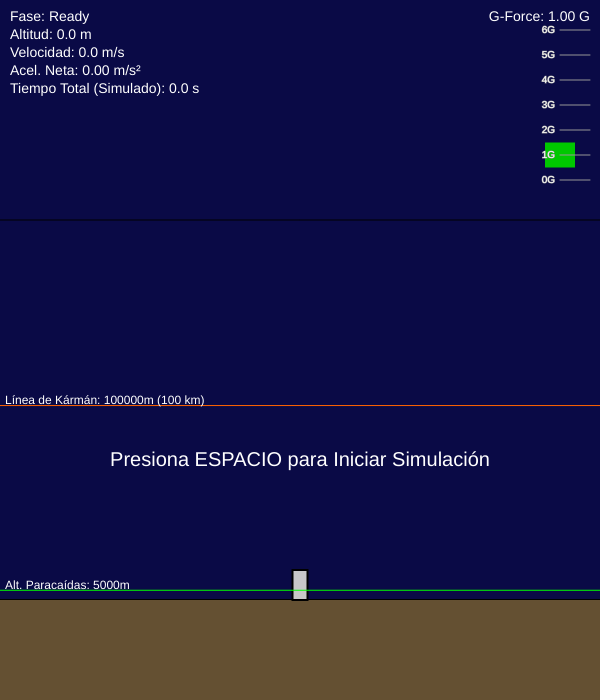
Frame 1 (no input)
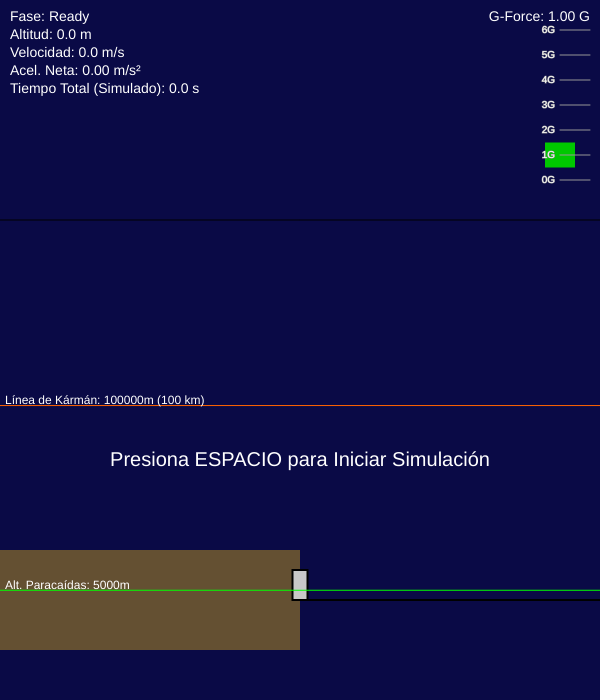
Frame 60 (no input)
Frame 120 (the mouse pressed at the canvas centre since frame 60): identical to frame 60, image omitted

The p5.js sketch that drew these frames (run headless with seeded random() and noise() and a simulated clock; from frame 60 on, the mouse is pressed at the canvas centre):

// p5.js sketch
// ── sketch.js
// --- Variables Físicas y Constantes ---

// Declarar variables que serán inicializadas en setup()
let y;           // Altitud (metros)
let v;           // Velocidad vertical (m/s, positivo hacia arriba)
let a;           // Aceleración vertical (m/s^2)
let mass;        // Masa de la nave (kg)
let g;           // Aceleración debido a la gravedad (m/s^2)
let thrust;      // Empuje del motor (N) - Solo en fase Launch

let dragCoefficientRocket; // Coeficiente de resistencia para el cohete (Launch/CoastUp)
let dragCoefficientReentry; // Coeficiente de resistencia para la cápsula (Reentry/ZeroG)
let dragCoefficientParachute; // Coeficiente de resistencia para paracaídas (Parachute/Landed)

let liftCoefficientReentry; // Coeficiente de sustentación (conceptual en 2D)

let referenceAreaRocket; // Área de referencia para resistencia (m^2) - Cohete
let referenceAreaCapsule; // Área de referencia para resistencia (m^2) - Cápsula
let parachuteAreaMultiplier; // Multiplicador para el área efectiva con paracaídas

// Modelo de Densidad del Aire (Simple exponencial)
let rho0;        // Densidad del aire a nivel del mar (kg/m^3)
let scaleHeight; // Altura de escala atmosférica (metros)
let airDensity;  // Densidad del aire calculada en función de la altitud

// Variables conceptuales/visuales para descenso (no simuladas físicamente en 2D vertical)
let angleOfAttackReentryConcept = "N/A"; // Ángulo de ataque (conceptual)
let surfaceTemperatureConcept = "N/A"; // Representación conceptual de temperatura
let instantaneousTerminalVelocity = 0; // Velocidad terminal instantánea conceptual

// --- Variables de Simulación y Estado ---
let phase;       // Fase actual del vuelo ("Ready", "Launch", "CoastUp", "ZeroG", "Reentry", "Parachute", "Landed")
let timeInPhase; // Tiempo transcurrido en la fase actual (segundos simulados)
let totalTime;   // Tiempo total transcurrido (segundos simulados)
let maxAltitudeReached; // Altitud máxima alcanzada (metros)
let gForce;      // Fuerza G actual

// --- Variables de Visualización ---
let yPixelScale; // Factor para convertir metros a píxeles

// Altura del panel superior para datos
const DATA_PANEL_HEIGHT = 220; // Altura fija en píxeles

const MIN_DISPLAY_ALTITUDE_BUFFER = 100; // Altitud mínima extra visible debajo de 0m (para ver el suelo)
const MAX_DISPLAY_ALTITUDE_BUFFER_RATIO = 1.2; // Factor para mostrar un poco más que la altitud máxima
let maxDisplayAltitudeCurrent; // Altitud máxima actualmente mostrada en el canvas

let gForceBarHeight = 150; // Altura del indicador de G-force en píxeles
let gForceScale = 6; // Escala para la barra de G-force (maxG para la visualización). New Shepard picos tipicos ~3-5G.

let naveWidthPixels = 15; // Ancho visual de la nave
let naveHeightPixels = 30; // Altura visual de la nave

// Colores (Declarar, inicializar en setup)
let backgroundColor; // Un solo color de fondo (oscuro)
let groundColor; // Color del suelo
let parachuteLineColor; // Color de la línea de paracaídas

// Colores para el texto (SIEMPRE visibles y fijos - CLAROS)
let textColorPrimary; // Color para texto principal (Blanco)
let textColorSecondary; // Color para texto secundario/alternativo (Gris claro)

let warningColor; // Naranja para Kármán línea


// --- Factor de Velocidad de Simulación ---
// Queremos simular 12 minutos (720 segundos) en 1 minuto (60 segundos)
// Factor = Tiempo Simulado / Tiempo Real = 720 / 60 = 12
// Si aún dura un poco más, aumentamos ligeramente el factor.
const SIMULATION_SPEED_FACTOR = 13; // Ajustado de 12 a 13


// --- CONSTANTES DE VUELO (Hardcoded, se usan para inicializar variables en setup) ---
// Estas son las duraciones y altitudes *simuladas* típicas de New Shepard.
// La compresión del tiempo se logra con SIMULATION_SPEED_FACTOR.
const LAUNCH_THRUST_CONST = 500000; // N (500 kN)
const SHIP_MASS_CONST = 10000;      // kg (10 Toneladas)
const GRAVITY_CONST = 9.81;         // m/s^2

// --- Aerodynamic Constants ---
// Usamos un Cd que, combinado con el modelo de densidad, debería aproximarse a la realidad para el ascenso.
const ROCKET_CD_CONST = 0.28;
const REENTRY_CD_CONST = 1.5;
const PARACHUTE_CD_CONST = 2.2;
const REENTRY_CL_CONST = 0.1;
const REF_AREA_ROCKET_CONST = 10;
const REF_AREA_CAPSULE_CONST = 15;
const PARACHUTE_AREA_MULTIPLIER_CONST = 20;

// --- Atmospheric Model ---
const ATMOSPHERE_RHO0_CONST = 1.225;
// Aumentamos ligeramente la altura de escala para que la densidad caiga menos rápido
const ATMOSPHERE_SCALE_HEIGHT_CONST = 9500; // Antes 8500

// Mantenemos la lógica de densidad mínima pero ajustamos el nivel conceptual
const ATMOSPHERE_MIN_DENSITY_ALTITUDE_CONST = 150000; // Nivel conceptual para densidad mínima muy baja
const ATMOSPHERE_MIN_DENSITY_MULTIPLIER = 0.0001; // Multiplicador para la densidad mínima


// --- Flight Sequence Parameters (Duraciones Simuladas) ---
const LAUNCH_DURATION_CONST = 70; // ~70 segundos de motor simulados
const ZERO_G_DURATION_CONST = 120; // ~120 segundos (2 minutos) de ingravidez simulados

const PARACHUTE_DEPLOY_ALTITUDE_CONST = 5000; // ~5000 metros simulados

// --- Altitud Límite Explícita (Línea de Kármán) ---
const KARMAN_LINE_ALT_LIMIT = 100000; // 100 km


// --- Configuración Inicial ---
function setup() {
  createCanvas(600, 700); // Mantener el tamaño total del canvas
  frameRate(60); // Intentar 60 FPS para simulación más fluida

  // --- Inicializar variables físicas y constantes DENTRO de setup ---
  g = GRAVITY_CONST;
  mass = SHIP_MASS_CONST;
  thrust = LAUNCH_THRUST_CONST;

  dragCoefficientRocket = ROCKET_CD_CONST;
  dragCoefficientReentry = REENTRY_CD_CONST;
  dragCoefficientParachute = PARACHUTE_CD_CONST;
  liftCoefficientReentry = REENTRY_CL_CONST;

  referenceAreaRocket = REF_AREA_ROCKET_CONST;
  referenceAreaCapsule = REF_AREA_CAPSULE_CONST;
  parachuteAreaMultiplier = PARACHUTE_AREA_MULTIPLIER_CONST;

  rho0 = ATMOSPHERE_RHO0_CONST;
  scaleHeight = ATMOSPHERE_SCALE_HEIGHT_CONST;

  // --- Inicializar variables de color DENTRO de setup ---
  backgroundColor = color(10, 10, 70); // Un solo color de fondo oscuro (Espacio)
  groundColor = color(100, 80, 50); // Color del suelo
  parachuteLineColor = color(0, 255, 0); // Color de la línea de paracaídas

  // Colores para el texto (SIEMPRE visibles y fijos - CLAROS)
  textColorPrimary = color(255); // Blanco
  textColorSecondary = color(200); // Gris claro

  warningColor = color(255, 100, 0); // Naranja para Kármán línea


  // Inicializar variables de estado
  resetSimulation();

  // No se crean elementos DOM para controles.
}

// --- Bucle Principal de Dibujo y Simulación ---
function draw() {
  // Calculate real delta time in seconds
  let dt_real = deltaTime / 1000.0;
  // Calculate simulated delta time based on speed factor
  let dt_sim = dt_real * SIMULATION_SPEED_FACTOR;


  // --- Lógica de Simulación (Actualizar variables físicas) ---
  if (phase !== "Ready" && phase !== "Landed") {
      totalTime += dt_sim; // Use simulated time
      timeInPhase += dt_sim; // Use simulated time

      // Calcular densidad del aire en función de la altitud (modelo simple exponencial)
      let baseAirDensity = rho0 * exp(-y / scaleHeight);

      // Asegurarse de que haya una densidad mínima muy baja a altitudes muy altas,
      // pero no ponerla a cero abruptamente por debajo del nivel de 100km.
      // Usamos una altitud conceptual para la densidad mínima.
      let minAirDensityAtHighAlt = rho0 * exp(-ATMOSPHERE_MIN_DENSITY_ALTITUDE_CONST / scaleHeight) * ATMOSPHERE_MIN_DENSITY_MULTIPLIER;
      airDensity = max(baseAirDensity, minAirDensityAtHighAlt);
      // Evitar valores subnormales que causen problemas de punto flotante
      airDensity = max(airDensity, 1e-15); // Un valor muy pequeño pero no cero


      // Determinar Cd y Área de referencia según la fase (y si es cohete o cápsula)
      let currentCd;
      let currentArea;
      let currentCl = 0; // Cl es 0 por defecto, solo > 0 en Reentry conceptual

      switch (phase) {
          case "Launch":
          case "CoastUp":
              currentCd = dragCoefficientRocket;
              currentArea = referenceAreaRocket;
              break;
          case "ZeroG": // La separación de la cápsula ocurre antes o al principio de ZeroG
          case "Reentry":
              currentCd = dragCoefficientReentry;
              currentArea = referenceAreaCapsule;
              currentCl = liftCoefficientReentry; // Cl conceptual en Reentry
              break;
          case "Parachute":
              currentCd = dragCoefficientParachute; // Cd con paracaídas
              currentArea = referenceAreaCapsule * parachuteAreaMultiplier; // Área efectiva muy grande
              currentCl = 0; // No hay sustentación significativa con paracaídas
              break;
          default: // Should not happen, but fallback
              currentCd = dragCoefficientRocket;
              currentArea = referenceAreaRocket;
              currentCl = 0;
              break;
      }

      // Calcular fuerza de arrastre (siempre opuesta a la velocidad)
      // Formula: 0.5 * rho * v^2 * Cd * A
      // Usamos abs(v) para la magnitud y -sign(v) para la dirección en 2D vertical
      let dragMagnitude = 0.5 * airDensity * abs(v) * abs(v) * currentCd * currentArea;
      let dragForce = -sign(v) * dragMagnitude; // dragForce tiene signo opuesto a v

      // Calcular fuerza de sustentación conceptual (magnitud, no afecta física en 2D vertical)
      let liftMagnitude = 0.5 * airDensity * abs(v) * abs(v) * currentCl * currentArea;


      // Aplicar fuerzas según la fase
      let netForce = 0;
      switch (phase) {
        case "Launch":
          netForce = thrust + dragForce - mass * g; // Empuje (positivo) + Arrastre (negativo si v>0) - Gravedad (negativo)
          break;
        case "CoastUp":
        case "ZeroG": // En ZeroG y gran altitud, arrastre es muy bajo. Gravedad es la fuerza principal.
        case "Reentry": // Gravedad (negativo) + Arrastre (positivo si v<0)
        case "Parachute": // Gravedad (negative) + Arrastre Fuerte (positivo si v<0)
          netForce = dragForce - mass * g; // Arrastre (oposto a v) - Gravedad (siempre hacia abajo)
          break;
          // "Ready" y "Landed" tienen netForce = 0.
      }

      // Calcular aceleración neta
      a = netForce / mass;

      // --- Integración (Método de Euler simple) ---
      v += a * dt_sim; // Use simulated time
      y += v * dt_sim; // Use simulated time

      // --- RESTRICCIÓN MEJORADA: Limitar la altitud máxima a la Línea de Kármán ---
      // Aplicar la restricción si la altitud *intenta superar* el límite O *ya lo superó ligeramente* Y la nave no está activamente siendo propulsada hacia arriba.
      // Si la velocidad vertical se vuelve <= 0 (alcanzando apogeo) mientras está cerca o por encima del límite,
      // la forzamos a exactamente 100km y v=0.
      if (y >= KARMAN_LINE_ALT_LIMIT && phase !== "Launch") {
           // Caso 1: Alcanzó o superó el límite, y ya no sube activamente (v <= 0)
           if (v <= 0) {
               y = KARMAN_LINE_ALT_LIMIT; // Forzar altitud a 100 km
               v = 0; // Forzar velocidad vertical a cero
               // Forzar transición a ZeroG si aún no está allí
               if (phase === "CoastUp") {
                   phase = "ZeroG";
                   timeInPhase = 0; // Reiniciar tiempo en fase ZeroG
               }
           }
           // Caso 2: Superó el límite, pero todavía sube (v > 0).
           // La física normal (ralentización por gravedad/arrastre) sigue actuando.
           // La restricción de arriba se activará cuando v <= 0.

      } else if (y < KARMAN_LINE_ALT_LIMIT && phase === "CoastUp" && v <= 0 && y > 0) {
           // Caso 3: Alcanzó apogeo por debajo o exactamente en 100km
           // Transición normal de CoastUp a ZeroG.
           phase = "ZeroG";
           timeInPhase = 0;
           v = 0;
      }


      // Asegurar que la altitud no sea negativa (solo si no estamos ya aterrizados)
      if (y < 0 && phase !== "Landed") {
           y = 0;
           v = 0;
           a = 0;
           phase = "Landed";
           timeInPhase = 0;
           gForce = 1; // 1G en el suelo
      }


      // Actualizar altitud máxima
      // Asegurarse de que el máximo alcanzado no sea más de 100km si la restricción se aplicó
      if (y > maxAltitudeReached) {
          maxAltitudeReached = y;
      }
      // Si el máximo registrado superó Kármán antes de la restricción, ajustarlo.
      // Esto asegura que el dato mostrado al final sea 100km o menos.
      if (maxAltitudeReached > KARMAN_LINE_ALT_LIMIT && (v < 0 || phase === "Reentry" || phase === "Parachute" || phase === "Landed")) {
           maxAltitudeReached = KARMAN_LINE_ALT_LIMIT;
      }


      // --- Transiciones de Fase ---
      switch (phase) {
          case "Launch":
              if (timeInPhase >= LAUNCH_DURATION_CONST) { // Use simulated time in comparison
                  phase = "CoastUp";
                  timeInPhase = 0;
                  thrust = 0; // Apagar motor
              }
              // Protección: Si empieza a caer en launch (error param), transiciona
              // Check against simulated time
              if (v < 0 && timeInPhase > 5) { // Use simulated time
                   phase = "CoastUp";
                   timeInPhase = 0;
                   thrust = 0; // Apagar motor
              }
              break;
          case "CoastUp":
              // La transición a ZeroG ahora se maneja principalmente por la restricción de altitud/velocidad (Casos 1 y 3 arriba).
              break;
          case "ZeroG":
              if (timeInPhase >= ZERO_G_DURATION_CONST) { // Use simulated time in comparison
                  phase = "Reentry";
                  timeInPhase = 0;
              }
              break;
          case "Reentry":
              // Calcular variables conceptuales de reentrada
              // Ángulo de ataque conceptual: En 2D vertical, la nave apunta hacia arriba o abajo
              // El ángulo de trayectoria vs vertical es simplemente 0 o 180 grados.
              // Podríamos conceptualizar un ángulo de ataque si la nave rotara.
              // Aquí asumiremos un AoA ~0 para simplificar el perfil New Shepard.
              angleOfAttackReentryConcept = "~0° (vertical)"; // Placeholder conceptual

              // Temperatura superficial conceptual (basado en altitud y velocidad)
               let reentrySpeedThresholdLow = 100; // m/s
               let reentrySpeedThresholdHigh = 500; // m/s
               let reentryAltThresholdLow = 30000; // m
               let reentryAltThresholdHigh = 80000; // m

               if (y < reentryAltThresholdHigh && abs(v) > reentrySpeedThresholdLow) {
                   if (y < reentryAltThresholdLow && abs(v) > reentrySpeedThresholdHigh) {
                       surfaceTemperatureConcept = "Calentamiento Intenso";
                   } else if (y < reentryAltThresholdLow || abs(v) > reentrySpeedThresholdLow) {
                       surfaceTemperatureConcept = "Calentamiento Moderado";
                   } else {
                       surfaceTemperatureConcept = "Aumentando";
                   }
               } else {
                   surfaceTemperatureConcept = "Bajo/Normal";
               }


              if (y <= PARACHUTE_DEPLOY_ALTITUDE_CONST && v < 0) { // Use simulated altitude in comparison, If below parachute altitude and descending
                  phase = "Parachute";
                  timeInPhase = 0;
                  // Resetear conceptos de reentrada al salir de fase
                  angleOfAttackReentryConcept = "N/A";
                  surfaceTemperatureConcept = "Normal"; // Ya ha enfriado
              }

              // Aterrizaje de emergencia si cae por debajo de 0 antes de paracaídas
              if (y <= 0 && v < 0) {
                   y = 0; v = 0; a = 0;
                   phase = "Landed"; timeInPhase = 0; gForce = 1;
              }
              break;

          case "Parachute":
              // Calcular velocidad terminal instantánea (asumiendo arrastre = gravedad)
               let current_cd_parachute = dragCoefficientParachute;
               let current_area_parachute = referenceAreaCapsule * parachuteAreaMultiplier;
               // Evitar división por cero o negativo en la raíz cuadrada
               let denominator = (airDensity * current_cd_parachute * current_area_parachute);
               instantaneousTerminalVelocity = (denominator > 0.000001) ? sqrt(2 * mass * g / denominator) : 0;

              if (y <= 0) { // Aterrizado
                  y = 0; v = 0; a = 0;
                  phase = "Landed"; timeInPhase = 0; gForce = 1;
              }
              break;
      }

  } // Fin if phase != "Ready" && "Landed"

  // Asegurar que la altitud nunca sea negativa una vez aterrizado
  if (phase === "Landed" && y < 0) y = 0;
  // Asegurar altitud no negativa en Ready tampoco
  if (phase === "Ready" && y < 0) y = 0;


  // --- Calcular G-Force ---
  // G-force es la magnitud de las fuerzas NO gravitacionales, dividida por el peso (m*g)
  // En 2D vertical, las fuerzas no gravitacionales son Empuje y Arrastre.
  // La fórmula (a+g)/g es equivalente y más simple, donde a es la aceleración neta.
  // Si a=0, G=(0+g)/g = 1G (reposo o vel terminal).
  // Si a>0 (acel. neta hacia arriba), G>1G (sientes más pesado).
  // Si a<0 (acel. neta hacia abajo), G<1G (sientes más ligero, 0G en caída libre a = -g).
  gForce = (a + g) / g;
  // Asegurar que la G-force sea al menos 0 en la visualización de la barra
  // y un máximo para la escala de la barra
  let displayGForce = max(0, min(gForce, gForceScale));


  // --- Visualización ---

  // Establecer el fondo a un solo color
  background(backgroundColor); // Usar el color oscuro del espacio como fondo fijo

  // Calcular maxDisplayAltitudeCurrent para escalar la vista dinámicamente
  // Mostrar un poco más que el máximo alcanzado, pero al menos un rango mínimo
  // Si la altitud máxima es > 100km, asegurar que la escala muestre hasta 120km para que se vea la cima
  let targetMaxAlt = max(maxAltitudeReached, PARACHUTE_DEPLOY_ALTITUDE_CONST * 2, 10000, KARMAN_LINE_ALT_LIMIT * 1.2); // Asegurar que la escala cubra bien la línea de Kármán
  // Asegurar que la escala sea al menos 120km si se alcanza o supera 95km
  if (maxAltitudeReached >= KARMAN_LINE_ALT_LIMIT * 0.95 || y >= KARMAN_LINE_ALT_LIMIT * 0.95) { // Si la altitud actual o máxima alcanza cerca de 100km (95%)
      maxDisplayAltitudeCurrent = max(maxAltitudeReached * MAX_DISPLAY_ALTITUDE_BUFFER_RATIO, KARMAN_LINE_ALT_LIMIT * 1.2); // Mostrar al menos 120km
  } else {
       maxDisplayAltitudeCurrent = targetMaxAlt * MAX_DISPLAY_ALTITUDE_BUFFER_RATIO;
  }

  // Mapear altitud (0 a maxDisplayAltitudeCurrent) a píxeles en el ÁREA DE SIMULACIÓN
  // Mapea 0m a la base del área de simulación (height - MIN_DISPLAY_ALTITUDE_BUFFER)
  // Mapea maxDisplayAltitudeCurrent a la cima del área de simulación (DATA_PANEL_HEIGHT + MIN_DISPLAY_ALTITUDE_BUFFER)
  // Usamos MIN_DISPLAY_ALTITUDE_BUFFER tanto arriba como abajo para tener un pequeño margen visual
  let simAreaBottom = height - MIN_DISPLAY_ALTITUDE_BUFFER;
  let simAreaTop = DATA_PANEL_HEIGHT + MIN_DISPLAY_ALTITUDE_BUFFER;
  let yMapped = map(y, 0, maxDisplayAltitudeCurrent, simAreaBottom, simAreaTop);


  // Dibujar el suelo - En la base del área de simulación
  stroke(0);
  strokeWeight(2);
  // Línea del suelo visual
  line(0, simAreaBottom, width, simAreaBottom);
  fill(groundColor);
  noStroke();
  // Rellenar el área debajo de la línea del suelo
  rect(0, simAreaBottom, width, MIN_DISPLAY_ALTITUDE_BUFFER);


  // Dibujar la nave (rectángulo simple) - En el área de simulación
  fill(200); // Gris claro
  stroke(0); // Borde negro
  rectMode(CENTER);
  // Posición Y de la nave: mapeada y clampada para estar visible DENTRO del área de simulación
  let naveYPixel = constrain(yMapped, simAreaTop + naveHeightPixels/2, simAreaBottom - naveHeightPixels/2);
  rect(width / 2, naveYPixel, naveWidthPixels, naveHeightPixels); // Dibujar la nave centrada horizontalmente

  // Dibujar línea de la Línea de Kármán (100 km) - En el área de simulación
  const KARMAN_LINE_ALT = 100000; // metros
  if (KARMAN_LINE_ALT > 0 && KARMAN_LINE_ALT < maxDisplayAltitudeCurrent) {
      // Mapear la altitud de Kármán al área de simulación
      let karmanYPixel = map(KARMAN_LINE_ALT, 0, maxDisplayAltitudeCurrent, simAreaBottom, simAreaTop);
       // Solo dibujar la línea si está dentro de los límites verticales del área de simulación
       if (karmanYPixel >= simAreaTop && karmanYPixel <= simAreaBottom) {
            stroke(warningColor); // Naranja
            strokeWeight(1);
            line(0, karmanYPixel, width, karmanYPixel);
            fill(warningColor);
            noStroke();
            textAlign(LEFT, CENTER);
            textSize(12);

            // --- Ajuste de posición vertical del texto de Kármán para evitar traslape con panel de datos ---
            let karmanTextY = karmanYPixel - 5; // Posición por defecto un poco arriba de la línea

            // Si la línea de Kármán está demasiado cerca de la parte inferior del panel de datos (cima del área de simulación)
            // Usamos DATA_PANEL_HEIGHT + un margen para la comparación
            if (karmanYPixel < DATA_PANEL_HEIGHT + 30) { // Aumentado ligeramente el margen
                karmanTextY = karmanYPixel + 5 + textSize()/2; // Mueve el texto por debajo de la línea
            }

             // Asegurarse de que el texto no se salga por arriba del área de simulación
            karmanTextY = constrain(karmanTextY, simAreaTop + 10, simAreaBottom - 10); // Limitar dentro del área de simulación (con margen)

            // --- Colores de texto en área de simulación (Fijos y claros) ---
            fill(textColorPrimary); // Usar color fijo y claro para las etiquetas en área de simulación

            text(`Línea de Kármán: ${nf(KARMAN_LINE_ALT, 0, 0)}m (100 km)`, 5, karmanTextY);
       }
  }


  // Dibujar línea de altitud de paracaídas si es visible en la escala actual - En el área de simulación
  if (PARACHUTE_DEPLOY_ALTITUDE_CONST > 0 && PARACHUTE_DEPLOY_ALTITUDE_CONST < maxDisplayAltitudeCurrent) { // Usar constante
      // Mapear la altitud de paracaídas al área de simulación
      let parachuteYPixel = map(PARACHUTE_DEPLOY_ALTITUDE_CONST, 0, maxDisplayAltitudeCurrent, simAreaBottom, simAreaTop);

      // Solo dibujar la línea si está dentro de los límites verticales del área de simulación
      if (parachuteYPixel >= simAreaTop && parachuteYPixel <= simAreaBottom) {
           stroke(parachuteLineColor);
           strokeWeight(1);
           line(0, parachuteYPixel, width, parachuteYPixel);
           fill(parachuteLineColor);
           noStroke();
           textAlign(LEFT, CENTER);
           textSize(12);
           // --- Colores de texto en área de simulación (Fijos y claros) ---
            fill(textColorPrimary); // Usar color fijo y claro para las etiquetas en área de simulación
           text(`Alt. Paracaídas: ${nf(PARACHUTE_DEPLOY_ALTITUDE_CONST, 0, 0)}m`, 5, parachuteYPixel - 5);
      }
  }


  // --- Mostrar información de vuelo detallada por fase (EN PANEL DE DATOS) ---

  fill(textColorPrimary); // Usar color fijo para el panel de datos (Blanco)
  noStroke();
  textSize(14);
  textAlign(LEFT, TOP);

  let textX = 10;
  let textY = 10; // Posición Y relativa al inicio del canvas
  let textSpacing = 18; // Espacio vertical entre líneas de texto

  // Información General
  text(`Fase: ${phase}`, textX, textY); textY += textSpacing;
  text(`Altitud: ${nf(y, 0, 1)} m`, textX, textY); textY += textSpacing;
  text(`Velocidad: ${nf(v, 0, 1)} m/s`, textX, textY); textY += textSpacing;
  text(`Acel. Neta: ${nf(a, 0, 2)} m/s²`, textX, textY); textY += textSpacing;
  text(`Tiempo Total (Simulado): ${nf(totalTime, 0, 1)} s`, textX, textY); textY += textSpacing; // Aclarar que es tiempo simulado

  if (phase !== "Ready") {
      text(`Alt. Máx Alcanzada: ${nf(maxAltitudeReached, 0, 1)} m`, textX, textY); textY += textSpacing;
  }

  textY += textSpacing; // Espacio extra antes de variables por fase

  // Recalcular magnitudes de arrastre y sustentación para mostrar (ya se usaron en la física)
  let currentCdPhase;
  let currentAreaPhase;
  let currentClPhase = 0;
   if (phase === "Parachute") {
       currentCdPhase = dragCoefficientParachute;
       currentAreaPhase = referenceAreaCapsule * parachuteAreaMultiplier;
   } else if (phase === "Launch" || phase === "CoastUp") {
       currentCdPhase = dragCoefficientRocket;
       currentAreaPhase = referenceAreaRocket;
   } else { // ZeroG or Reentry
       currentCdPhase = dragCoefficientReentry;
       currentAreaPhase = referenceAreaCapsule;
       currentClPhase = liftCoefficientReentry; // Only conceptual Cl
   }

   let currentDragMagnitudeDisplay = 0.5 * airDensity * abs(v) * abs(v) * currentCdPhase * currentAreaPhase;
   let currentLiftMagnitudeDisplay = 0.5 * airDensity * abs(v) * abs(v) * currentClPhase * currentAreaPhase;


  // Variables específicas por fase
  fill(textColorSecondary); // Usar color secundario fijo para detalles de fase (Gris claro)

  switch (phase) {
      case "Ready":
          fill(textColorPrimary); // Mensaje principal en color primario fijo (Blanco)
          textAlign(CENTER, CENTER);
          textSize(20);
          // Posicionar el mensaje "Presiona ESPACIO" en el área de simulación
          text("Presiona ESPACIO para Iniciar Simulación", width/2, simAreaTop + (simAreaBottom - simAreaTop)/2); // Centro del área de simulación
          break;

      case "Launch":
          text(`-- Fase Lanzamiento --`, textX, textY); textY += textSpacing;
          text(`Empuje: ${nf(thrust, 0, 0)} N`, textX, textY); textY += textSpacing;
          text(`Masa: ${nf(mass, 0, 0)} kg`, textX, textY); textY += textSpacing;
          text(`Cd Cohete: ${nf(dragCoefficientRocket, 0, 2)}`, textX, textY); textY += textSpacing;
          text(`Area Ref. Cohete: ${nf(referenceAreaRocket, 0, 1)} m²`, textX, textY); textY += textSpacing;
          text(`Densidad Aire: ${nf(airDensity, 0, 4)} kg/m³`, textX, textY); textY += textSpacing;
          text(`Fuerza Arrastre: ${nf(currentDragMagnitudeDisplay, 0, 0)} N`, textX, textY); textY += textSpacing;
          text(`Gravedad (Peso): ${nf(mass*g, 0, 0)} N`, textX, textY); textY += textSpacing;
          text(`Tiempo Motor Restante (Simulado): ${nf(max(0, LAUNCH_DURATION_CONST - timeInPhase), 0, 1)} s`, textX, textY); textY += textSpacing; // Usar constante y aclarar
          break;

      case "CoastUp":
          text(`-- Fase Ascenso Libre --`, textX, textY); textY += textSpacing;
          text(`Masa: ${nf(mass, 0, 0)} kg`, textX, textY); textY += textSpacing;
          text(`Cd Cohete: ${nf(dragCoefficientRocket, 0, 2)}`, textX, textY); textY += textSpacing;
          text(`Area Ref. Cohete: ${nf(referenceAreaRocket, 0, 1)} m²`, textX, textY); textY += textSpacing;
          text(`Densidad Aire: ${nf(airDensity, 0, 4)} kg/m³`, textX, textY); textY += textSpacing;
          text(`Fuerza Arrastre: ${nf(currentDragMagnitudeDisplay, 0, 0)} N`, textX, textY); textY += textSpacing;
          text(`Gravedad (Peso): ${nf(mass*g, 0, 0)} N`, textX, textY); textY += textSpacing;
          break;

      case "ZeroG":
          text(`-- Fase Ingravidez (Apogeo) --`, textX, textY); textY += textSpacing;
          text(`Masa: ${nf(mass, 0, 0)} kg`, textX, textY); textY += textSpacing;
          text(`Cd Cápsula: ${nf(dragCoefficientReentry, 0, 2)}`, textX, textY); textY += textSpacing; // Se usa Cd de cápsula
          text(`Area Ref. Cápsula: ${nf(referenceAreaCapsule, 0, 1)} m²`, textX, textY); textY += textSpacing;
          text(`Densidad Aire: ${nf(airDensity, 0, 5)} kg/m³`, textX, textY); textY += textSpacing; // Muy baja
          text(`Fuerza Arrastre: ${nf(currentDragMagnitudeDisplay, 0, 2)} N`, textX, textY); textY += textSpacing; // Muy baja
          text(`Gravedad (Peso): ${nf(mass*g, 0, 0)} N`, textX, textY); textY += textSpacing;
          text(`Tiempo Cero-G Restante (Simulado): ${nf(max(0, ZERO_G_DURATION_CONST - timeInPhase), 0, 1)} s`, textX, textY); textY += textSpacing; // Usar constante y aclarar
          break;

      case "Reentry":
          text(`-- Fase Reentrada Atmosférica --`, textX, textY); textY += textSpacing;
          text(`Masa: ${nf(mass, 0, 0)} kg`, textX, textY); textY += textSpacing;
          text(`Cd Cápsula: ${nf(dragCoefficientReentry, 0, 2)}`, textX, textY); textY += textSpacing;
          text(`Area Ref. Cápsula: ${nf(referenceAreaCapsule, 0, 1)} m²`, textX, textY); textY += textSpacing;
          text(`Densidad Aire: ${nf(airDensity, 0, 4)} kg/m³`, textX, textY); textY += textSpacing; // Aumentando
          text(`Fuerza Arrastre: ${nf(currentDragMagnitudeDisplay, 0, 0)} N`, textX, textY); textY += textSpacing; // Aumentando, positivo (hacia arriba)
          text(`Gravedad (Peso): ${nf(mass*g, 0, 0)} N`, textX, textY); textY += textSpacing;
          text(`Alt. despliegue Paracaídas: ${nf(PARACHUTE_DEPLOY_ALTITUDE_CONST, 0, 0)} m`, textX, textY); textY += textSpacing; // Usar constante
          // Variables conceptuales de descenso (no simuladas físicamente en 2D)
          text(`Ángulo Ataque (concept.): ${angleOfAttackReentryConcept}`, textX, textY); textY += textSpacing;
          text(`Coef. Sustentación (concept.): ${nf(liftCoefficientReentry, 0, 2)}`, textX, textY); textY += textSpacing;
          text(`Sustentación (Magnitud Concept.): ${nf(currentLiftMagnitudeDisplay, 0, 0)} N`, textX, textY); textY += textSpacing;
          text(`Temp. Superficie (concept.): ${surfaceTemperatureConcept}`, textX, textY); textY += textSpacing;
          break;

      case "Parachute":
          text(`-- Fase Descenso con Paracaídas --`, textX, textY); textY += textSpacing;
          text(`Masa: ${nf(mass, 0, 0)} kg`, textX, textY); textY += textSpacing;
          text(`Cd Paracaídas: ${nf(dragCoefficientParachute, 0, 2)}`, textX, textY); textY += textSpacing;
          text(`Area Efectiva: ${nf(referenceAreaCapsule * parachuteAreaMultiplier, 0, 1)} m²`, textX, textY); textY += textSpacing;
          text(`Densidad Aire: ${nf(airDensity, 0, 4)} kg/m³`, textX, textY); textY += textSpacing;
          text(`Fuerza Arrastre: ${nf(currentDragMagnitudeDisplay, 0, 0)} N (MUY ALTO)`, textX, textY); textY += textSpacing; // Muy grande, positivo (hacia arriba)
          text(`Gravedad (Peso): ${nf(mass*g, 0, 0)} N`, textX, textY); textY += textSpacing;
          text(`Velocidad Terminal (instantánea): ${nf(instantaneousTerminalVelocity, 0, 1)} m/s`, textX, textY); textY += textSpacing; // Velocidad terminal instantánea
          break;

      case "Landed":
          fill(0, 150, 0); // Verde para el mensaje principal (este color no cambia con altitud)
          textAlign(CENTER, CENTER);
          textSize(24);
          // Posicionar el mensaje "Aterrizaje Exitoso" en el área de simulación
          text("¡Aterrizaje Exitoso!", width/2, simAreaTop + (simAreaBottom - simAreaTop)/2 - 20); // Centro del área de simulación - ajustar Y
          fill(textColorPrimary); // Texto informativo en blanco (siempre visible sobre suelo)
          textSize(16);
          // Posicionar el texto informativo en el área de simulación
          text(`Altitud Máxima Alcanzada: ${nf(maxAltitudeReached, 0, 1)} m`, width/2, simAreaTop + (simAreaBottom - simAreaTop)/2 + 10); // Centro del área de simulación - ajustar Y
          text(`Tiempo Total de Vuelo (Simulado): ${nf(totalTime, 0, 1)} s`, width/2, simAreaTop + (simAreaBottom - simAreaTop)/2 + 30); // Centro del área de simulación - ajustar Y y aclarar

          break;
  }


  // --- Indicador de G-force (EN PANEL DE DATOS) ---
  let gForceDisplay = nf(gForce, 0, 2);
  fill(textColorPrimary); // Usar color principal fijo para la etiqueta "G-Force" en el panel de datos (Blanco)
  noStroke();
  textSize(14);
  textAlign(RIGHT, TOP);
  // Posicionar la etiqueta "G-Force" en el panel de datos
  text(`G-Force: ${gForceDisplay} G`, width - 10, 10);

  // Dibujar barra de G-force - En el panel de datos
  let gBarWidth = 30;
  let gBarX = width - gBarWidth - 10;
  let gBarY = 30; // Empezar un poco más abajo que la etiqueta "G-Force"
  let gBarBaseY = gBarY + gForceBarHeight; // Base de la barra (corresponde a 0G)

  // Barra de 0 a GForceScale Gs
  // Mapear la G-force (clampada) a la altura de la barra.
   let mappedG = map(displayGForce, 0, gForceScale, 0, gForceBarHeight);
   mappedG = constrain(mappedG, 0, gForceBarHeight); // Asegurar que está dentro del rango de la barra


  // Color de la barra (verde a amarillo a rojo)
  let gColor;
  if (gForce < 1.5) {
      gColor = color(0, 200, 0); // Verde (normal/bajo)
  } else if (gForce < 3) {
      gColor = lerpColor(color(0, 200, 0), color(255, 200, 0), map(gForce, 1.5, 3, 0, 1)); // Verde a amarillo
  } else {
      gColor = lerpColor(color(255, 200, 0), color(255, 0, 0), map(gForce, 3, gForceScale, 0, 1)); // Amarillo a rojo
      // Opcional: Asegurar que no excede el color rojo si GForceScale es menor que el pico real
      // gColor = constrain(gColor, color(0), color(255, 0, 0));
  }

  // Dibujar solo la barra de color - En el panel de datos
  fill(gColor); // Barra de G-force actual
  // La barra crece hacia arriba desde la base (0G)
  let barHeight = mappedG;
  rect(gBarX, gBarBaseY - barHeight, gBarWidth, barHeight);


  // Marcas en la barra (0G, 1G, 2G, etc.) - En el panel de datos
  stroke(150); // Marcas gris medio
  strokeWeight(1);
  fill(textColorPrimary); // Usar color principal fijo para las etiquetas de G en el panel de datos (Blanco)
  textAlign(RIGHT, CENTER);
  textSize(10);

  for (let i = 0; i <= gForceScale; i++) {
      let markerY = gBarBaseY - map(i, 0, gForceScale, 0, gForceBarHeight);
      line(gBarX, markerY, gBarX + gBarWidth, markerY);
      text(`${i}G`, gBarX - 5, markerY);
  }

   // Dibujar una línea separadora entre el panel de datos y el área de simulación
   stroke(0);
   strokeWeight(1);
   line(0, DATA_PANEL_HEIGHT, width, DATA_PANEL_HEIGHT);


}

// --- Función para Reiniciar la Simulación ---
function resetSimulation() {
  y = 0; // Altitud inicial (en el suelo)
  v = 0; // Velocidad inicial
  a = 0; // Aceleración inicial
  phase = "Ready";
  timeInPhase = 0;
  totalTime = 0;
  maxAltitudeReached = 0; // Reiniciar al inicio
  gForce = 1; // 1G en el suelo
  thrust = LAUNCH_THRUST_CONST; // Restablecer el empuje para el próximo lanzamiento usando la constante

  // Restablecer variables conceptuales de descenso
  angleOfAttackReentryConcept = "N/A";
  surfaceTemperatureConcept = "N/A";
  instantaneousTerminalVelocity = 0;
}

// --- Manejar Evento de Teclado (Espacio para Iniciar/Reiniciar) ---
function keyPressed() {
  if (key === ' ') {
    if (phase === "Ready") {
        // Iniciar simulación
        resetSimulation(); // Asegurarse de resetear antes de iniciar
        phase = "Launch";
        timeInPhase = 0; // Reiniciar tiempo en fase
        totalTime = 0; // Reiniciar tiempo total
        maxAltitudeReached = y; // Registrar la altitud inicial (0)
    } else if (phase === "Landed") {
        // Reiniciar simulación después de aterrizar
        resetSimulation();
    }
  }
}

// Función auxiliar para obtener el signo de un número
function sign(x) {
    if (x > 0) return 1;
    if (x < 0) return -1;
    return 0; // Return 0 for 0
}
